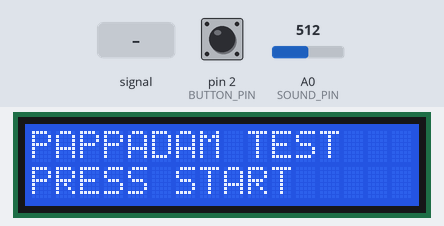
A sketch run on a simulated Arduino Uno, built with avr-gcc and run on an emulated ATmega328P. Shown: 16×2 character LCD. Inputs (shaded band) come from the test bench; at power-on: pin 2 (BUTTON_PIN) HIGH, A0 (SOUND_PIN) = 512. What the sketch prints to the serial monitor is not drawn.

Above: at 1.2 s.
1.3 s: pin 2 (BUTTON_PIN) pulled LOW for 0.15 s
At 2.0 s:
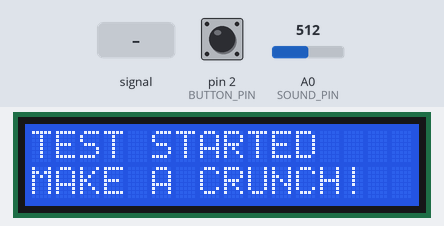
4.4 s: A0 (SOUND_PIN) fed a 200 Hz sine of ±81 counts around its level
At 6.5 s:
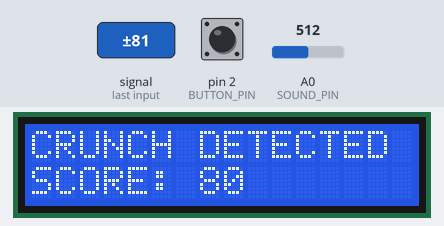
Timing chart, 0 to 8.0 s (numbered marks = the images above; inputs shaded):
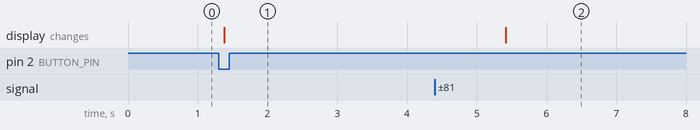

The sketch:

Pappadam_Monitor.ino
```cpp
#include <Wire.h>
#include <LiquidCrystal_I2C.h>

LiquidCrystal_I2C lcd(0x27, 16, 2);

const int SOUND_PIN = A0;
const int BUTTON_PIN = 2;

const int THRESHOLD = 7;

void setup() {
  Serial.begin(9600);

  lcd.init();
  lcd.backlight();

  pinMode(BUTTON_PIN, INPUT_PULLUP);

  lcd.clear();
  lcd.setCursor(0, 0);
  lcd.print("PAPPADAM TEST");
  lcd.setCursor(0, 1);
  lcd.print("PRESS START");
}

void loop() {

  // Wait for START button
  if (digitalRead(BUTTON_PIN) == LOW) {

    delay(50);   // button debounce

    // Start screen
    lcd.clear();
    lcd.setCursor(0, 0);
    lcd.print("TEST STARTED");
    lcd.setCursor(0, 1);
    lcd.print("MAKE A CRUNCH!");

    delay(1000);

    // Get background sound level
    int baseline = analogRead(SOUND_PIN);

    int maxChange = 0;

    // Listen for 3 seconds
    unsigned long startTime = millis();

    while (millis() - startTime < 3000) {

      int soundValue = analogRead(SOUND_PIN);

      int change = abs(soundValue - baseline);

      if (change > maxChange) {
        maxChange = change;
      }

      Serial.print("Sound Change: ");
      Serial.println(change);

      delay(10);
    }

    // Show result
    lcd.clear();

    if (maxChange >= THRESHOLD) {

      lcd.setCursor(0, 0);
      lcd.print("CRUNCH DETECTED");

      lcd.setCursor(0, 1);
      lcd.print("SCORE: ");
      lcd.print(maxChange);

    } else {

      lcd.setCursor(0, 0);
      lcd.print("NO CRUNCH");

      lcd.setCursor(0, 1);
      lcd.print("SCORE: ");
      lcd.print(maxChange);
    }

    delay(3000);

    // Ready for next test
    lcd.clear();
    lcd.setCursor(0, 0);
    lcd.print("PAPPADAM TEST");
    lcd.setCursor(0, 1);
    lcd.print("PRESS START");

    // Wait for button release
    while (digitalRead(BUTTON_PIN) == LOW) {
      delay(10);
    }
  }
}
```

Measured:
- after the input at 1.3 s, the display: changes after 0.08 s (image 1)
- after the input at 4.4 s, the display: changes after 1.0 s (image 2)
